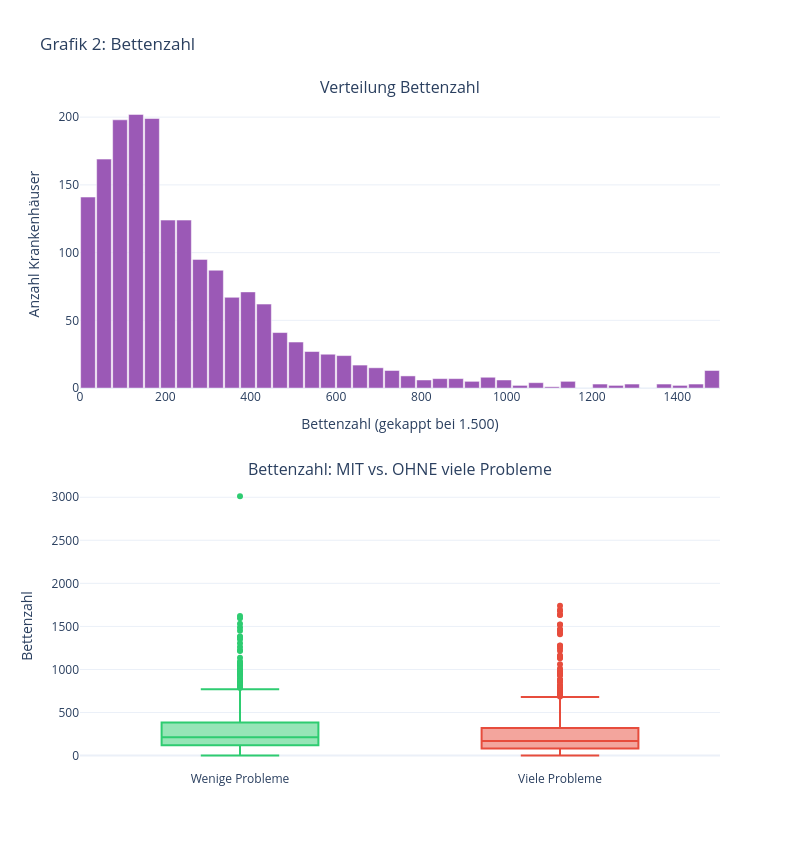

Notebook code cell kept with this figure:
### Markdown cell above
### 📊 Grafik 2 — Bettenzahl
Links: Histogramm der Bettenzahl (gekappt bei 1.500, damit einzelne Großkliniken die Skala nicht verzerren). Rechts: Boxplot der Bettenzahl getrennt nach Gruppe (wenige/viele Probleme) — zeigt, ob Hausgröße mit Qualitätsproblemen zusammenhängt.

### Code cell
# ── Grafik 2: Bettenzahl (interaktiv, mit Hover) ─────────────────

# Histogramm-Bins berechnen (gekappt bei 1.500, wie bisher — sonst wuerden 11 Grosskliniken
# die Skala verzerren, siehe Doku/MD/02_Analyse.md)
betten_capped = df["SO.Betten"].clip(upper=1500)
counts_hist, bin_edges_hist = np.histogram(betten_capped, bins=40)
bin_centers_hist = (bin_edges_hist[:-1] + bin_edges_hist[1:]) / 2
bin_width_hist = bin_edges_hist[1] - bin_edges_hist[0]

# Hover-Text je Balken: Bereich (von–bis) + Anzahl Häuser
hover_hist = [
    f"{links:.0f} – {rechts:.0f} Betten<br>{n} Häuser"
    for links, rechts, n in zip(bin_edges_hist[:-1], bin_edges_hist[1:], counts_hist)
]

fig = make_subplots(
    rows=2, cols=1, vertical_spacing=0.14,
    subplot_titles=("Verteilung Bettenzahl", "Bettenzahl: MIT vs. OHNE viele Probleme"),
)

fig.add_trace(go.Bar(
    x=bin_centers_hist, y=counts_hist, width=bin_width_hist * 0.92,
    marker_color="#9b59b6", name="Bettenzahl", showlegend=False,
    hovertext=hover_hist, hoverinfo="text",
), row=1, col=1)

# Boxplot nach Ziel-Variable — bewusst NICHT gekappt (anders als das Histogramm oben),
# damit auch die Ausreißer bis ca. 3.000 Betten sichtbar bleiben
for g in [0, 1]:
    fig.add_trace(go.Box(
        y=df[df["hat_viele_Probleme"] == g]["SO.Betten"],
        name=LABELS[g], marker_color=FARBEN[g], boxpoints="outliers", showlegend=False,
    ), row=2, col=1)

fig.update_xaxes(title_text="Bettenzahl (gekappt bei 1.500)", row=1, col=1)
fig.update_yaxes(title_text="Anzahl Krankenhäuser", row=1, col=1)
fig.update_yaxes(title_text="Bettenzahl", row=2, col=1)

fig.update_layout(
    title="Grafik 2: Bettenzahl",
    width=800, height=850,
    template="plotly_white",
)
fig.show()

m0 = df[df["hat_viele_Probleme"]==0]["SO.Betten"].median()
m1 = df[df["hat_viele_Probleme"]==1]["SO.Betten"].median()
print(f"\n📌 Befund: Median Betten — Wenige Probleme: {m0:.0f}, Viele Probleme: {m1:.0f}. "
      f"{'Häuser mit vielen Problemen sind im Median größer.' if m1>m0 else 'Kein klarer Größenunterschied.'} Zum Ablesen genauer Werte: Maus über Balken/Boxplot bewegen.")

### Figure 1 — Plotly figure (JSON) as saved in the notebook; plotly's stock layout.template omitted (floating-point values rounded to 4 significant figures; data arrays with more than 128 entries replaced by an {"elided": "..."} marker saying what was removed)
{"data": [{"hoverinfo": "text", "hovertext": ["0 – 38 Betten<br>141 Häuser", "38 – 75 Betten<br>169 Häuser", "75 – 112 Betten<br>198 Häuser", "112 – 150 Betten<br>202 Häuser", "150 – 188 Betten<br>199 Häuser", "188 – 225 Betten<br>124 Häuser", "225 – 262 Betten<br>124 Häuser", "262 – 300 Betten<br>95 Häuser", "300 – 338 Betten<br>87 Häuser", "338 – 375 Betten<br>67 Häuser", "375 – 412 Betten<br>71 Häuser", "412 – 450 Betten<br>62 Häuser", "450 – 488 Betten<br>41 Häuser", "488 – 525 Betten<br>34 Häuser", "525 – 562 Betten<br>27 Häuser", "562 – 600 Betten<br>25 Häuser", "600 – 638 Betten<br>24 Häuser", "638 – 675 Betten<br>17 Häuser", "675 – 712 Betten<br>15 Häuser", "712 – 750 Betten<br>13 Häuser", "750 – 788 Betten<br>9 Häuser", "788 – 825 Betten<br>6 Häuser", "825 – 862 Betten<br>7 Häuser", "862 – 900 Betten<br>7 Häuser", "900 – 938 Betten<br>5 Häuser", "938 – 975 Betten<br>8 Häuser", "975 – 1012 Betten<br>6 Häuser", "1012 – 1050 Betten<br>2 Häuser", "1050 – 1088 Betten<br>4 Häuser", "1088 – 1125 Betten<br>1 Häuser", "1125 – 1162 Betten<br>5 Häuser", "1162 – 1200 Betten<br>0 Häuser", "1200 – 1238 Betten<br>3 Häuser", "1238 – 1275 Betten<br>2 Häuser", "1275 – 1312 Betten<br>3 Häuser", "1312 – 1350 Betten<br>0 Häuser", "1350 – 1388 Betten<br>3 Häuser", "1388 – 1425 Betten<br>2 Häuser", "1425 – 1462 Betten<br>3 Häuser", "1462 – 1500 Betten<br>13 Häuser"], "marker": {"color": "#9b59b6"}, "name": "Bettenzahl", "showlegend": false, "type": "bar", "width": 34.5, "x": [18.75, 56.25, 93.75, 131.2, 168.8, 206.2, 243.8, 281.2, 318.8, 356.2, 393.8, 431.2, 468.8, 506.2, 543.8, 581.2, 618.8, 656.2, 693.8, 731.2, 768.8, 806.2, 843.8, 881.2, 918.8, 956.2, 993.8, 1031.0, 1069.0, 1106.0, 1144.0, 1181.0, 1219.0, 1256.0, 1294.0, 1331.0, 1369.0, 1406.0, 1444.0, 1481.0], "xaxis": "x", "y": [141, 169, 198, 202, 199, 124, 124, 95, 87, 67, 71, 62, 41, 34, 27, 25, 24, 17, 15, 13, 9, 6, 7, 7, 5, 8, 6, 2, 4, 1, 5, 0, 3, 2, 3, 0, 3, 2, 3, 13], "yaxis": "y"}, {"boxpoints": "outliers", "marker": {"color": "#2ecc71"}, "name": "Wenige Probleme", "showlegend": false, "type": "box", "xaxis": "x2", "y": {"elided": "925 int values"}, "yaxis": "y2"}, {"boxpoints": "outliers", "marker": {"color": "#e74c3c"}, "name": "Viele Probleme", "showlegend": false, "type": "box", "xaxis": "x2", "y": {"elided": "899 int values"}, "yaxis": "y2"}], "layout": {"annotations": [{"font": {"size": 16}, "showarrow": false, "text": "Verteilung Bettenzahl", "x": 0.5, "xanchor": "center", "xref": "paper", "y": 1, "yanchor": "bottom", "yref": "paper"}, {"font": {"size": 16}, "showarrow": false, "text": "Bettenzahl: MIT vs. OHNE viele Probleme", "x": 0.5, "xanchor": "center", "xref": "paper", "y": 0.43, "yanchor": "bottom", "yref": "paper"}], "height": 850, "title": {"text": "Grafik 2: Bettenzahl"}, "width": 800, "xaxis": {"anchor": "y", "domain": [0, 1], "title": {"text": "Bettenzahl (gekappt bei 1.500)"}}, "xaxis2": {"anchor": "y2", "domain": [0, 1]}, "yaxis": {"anchor": "x", "domain": [0.57, 1], "title": {"text": "Anzahl Krankenhäuser"}}, "yaxis2": {"anchor": "x2", "domain": [0, 0.43], "title": {"text": "Bettenzahl"}}}}
